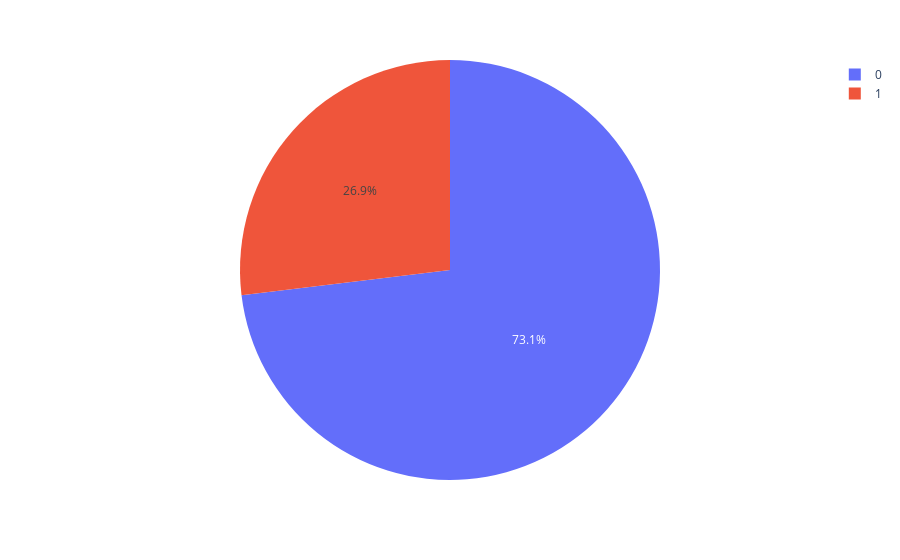

This figure's notebook cell:
### Code cell
px.pie(filtered_df, values = 0, names = 'class')

### Figure 1 — Plotly figure (JSON) as saved in the notebook; plotly's stock layout.template omitted (floating-point values rounded to 4 significant figures)
{"data": [{"domain": {"x": [0, 1], "y": [0, 1]}, "hovertemplate": "class=%{label}<br>0=%{value}<extra></extra>", "labels": [0, 1], "legendgroup": "", "name": "", "showlegend": true, "type": "pie", "values": [19, 7]}], "layout": {"legend": {"tracegroupgap": 0}, "margin": {"t": 60}}}
